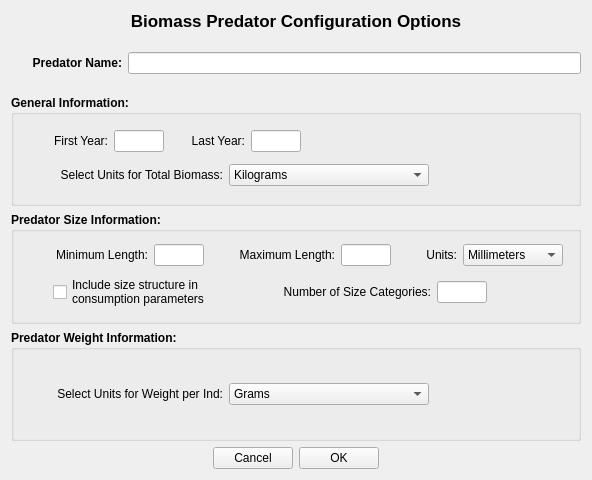
<?xml version="1.0" encoding="UTF-8"?>
<ui version="4.0">
 <class>Form</class>
 <widget class="QWidget" name="Form">
  <property name="geometry">
   <rect>
    <x>0</x>
    <y>0</y>
    <width>592</width>
    <height>480</height>
   </rect>
  </property>
  <property name="windowTitle">
   <string>Form</string>
  </property>
  <layout class="QVBoxLayout" name="verticalLayout_4">
   <item>
    <widget class="QLabel" name="label_11">
     <property name="sizePolicy">
      <sizepolicy hsizetype="Expanding" vsizetype="Fixed">
       <horstretch>0</horstretch>
       <verstretch>0</verstretch>
      </sizepolicy>
     </property>
     <property name="font">
      <font>
       <pointsize>13</pointsize>
       <weight>75</weight>
       <bold>true</bold>
      </font>
     </property>
     <property name="text">
      <string>Biomass Predator Configuration Options</string>
     </property>
     <property name="alignment">
      <set>Qt::AlignCenter</set>
     </property>
    </widget>
   </item>
   <item>
    <spacer name="verticalSpacer_3">
     <property name="orientation">
      <enum>Qt::Vertical</enum>
     </property>
     <property name="sizeType">
      <enum>QSizePolicy::Fixed</enum>
     </property>
     <property name="sizeHint" stdset="0">
      <size>
       <width>20</width>
       <height>15</height>
      </size>
     </property>
    </spacer>
   </item>
   <item>
    <layout class="QHBoxLayout" name="horizontalLayout_5">
     <item>
      <widget class="QLabel" name="label">
       <property name="sizePolicy">
        <sizepolicy hsizetype="Fixed" vsizetype="Preferred">
         <horstretch>0</horstretch>
         <verstretch>0</verstretch>
        </sizepolicy>
       </property>
       <property name="minimumSize">
        <size>
         <width>111</width>
         <height>0</height>
        </size>
       </property>
       <property name="maximumSize">
        <size>
         <width>111</width>
         <height>16777215</height>
        </size>
       </property>
       <property name="font">
        <font>
         <weight>75</weight>
         <bold>true</bold>
        </font>
       </property>
       <property name="text">
        <string>Predator Name:</string>
       </property>
       <property name="alignment">
        <set>Qt::AlignRight|Qt::AlignTrailing|Qt::AlignVCenter</set>
       </property>
      </widget>
     </item>
     <item>
      <widget class="QLineEdit" name="SpeciesLE">
       <property name="toolTip">
        <string>The name of the new biomass predator species.  Must be different from a biomass predator already listed.</string>
       </property>
       <property name="statusTip">
        <string>The name of the new biomass predator species.  Must be different from a biomass predator already listed.</string>
       </property>
      </widget>
     </item>
    </layout>
   </item>
   <item>
    <spacer name="verticalSpacer_2">
     <property name="orientation">
      <enum>Qt::Vertical</enum>
     </property>
     <property name="sizeType">
      <enum>QSizePolicy::Fixed</enum>
     </property>
     <property name="sizeHint" stdset="0">
      <size>
       <width>20</width>
       <height>15</height>
      </size>
     </property>
    </spacer>
   </item>
   <item>
    <widget class="QGroupBox" name="groupBox">
     <property name="font">
      <font>
       <weight>75</weight>
       <bold>true</bold>
      </font>
     </property>
     <property name="title">
      <string>General Information:</string>
     </property>
     <layout class="QVBoxLayout" name="verticalLayout">
      <item>
       <layout class="QHBoxLayout" name="horizontalLayout_2">
        <item>
         <widget class="QLabel" name="label_2">
          <property name="sizePolicy">
           <sizepolicy hsizetype="Fixed" vsizetype="Preferred">
            <horstretch>0</horstretch>
            <verstretch>0</verstretch>
           </sizepolicy>
          </property>
          <property name="minimumSize">
           <size>
            <width>85</width>
            <height>0</height>
           </size>
          </property>
          <property name="maximumSize">
           <size>
            <width>85</width>
            <height>16777215</height>
           </size>
          </property>
          <property name="font">
           <font>
            <weight>50</weight>
            <bold>false</bold>
           </font>
          </property>
          <property name="text">
           <string>First Year:</string>
          </property>
          <property name="alignment">
           <set>Qt::AlignRight|Qt::AlignTrailing|Qt::AlignVCenter</set>
          </property>
         </widget>
        </item>
        <item>
         <widget class="QLineEdit" name="FirstYearLE">
          <property name="sizePolicy">
           <sizepolicy hsizetype="Fixed" vsizetype="Fixed">
            <horstretch>0</horstretch>
            <verstretch>0</verstretch>
           </sizepolicy>
          </property>
          <property name="minimumSize">
           <size>
            <width>50</width>
            <height>0</height>
           </size>
          </property>
          <property name="maximumSize">
           <size>
            <width>50</width>
            <height>16777215</height>
           </size>
          </property>
          <property name="font">
           <font>
            <weight>50</weight>
            <bold>false</bold>
           </font>
          </property>
          <property name="toolTip">
           <string>The First Year of data must be &gt; 0 and &lt; the Last Year value.</string>
          </property>
          <property name="statusTip">
           <string>The First Year of data must be &gt; 0 and &lt; the Last Year value.</string>
          </property>
         </widget>
        </item>
        <item>
         <widget class="QLabel" name="label_3">
          <property name="sizePolicy">
           <sizepolicy hsizetype="Fixed" vsizetype="Preferred">
            <horstretch>0</horstretch>
            <verstretch>0</verstretch>
           </sizepolicy>
          </property>
          <property name="minimumSize">
           <size>
            <width>75</width>
            <height>0</height>
           </size>
          </property>
          <property name="maximumSize">
           <size>
            <width>75</width>
            <height>16777215</height>
           </size>
          </property>
          <property name="font">
           <font>
            <weight>50</weight>
            <bold>false</bold>
           </font>
          </property>
          <property name="text">
           <string>Last Year:</string>
          </property>
          <property name="alignment">
           <set>Qt::AlignRight|Qt::AlignTrailing|Qt::AlignVCenter</set>
          </property>
         </widget>
        </item>
        <item>
         <widget class="QLineEdit" name="LastYearLE">
          <property name="sizePolicy">
           <sizepolicy hsizetype="Fixed" vsizetype="Fixed">
            <horstretch>0</horstretch>
            <verstretch>0</verstretch>
           </sizepolicy>
          </property>
          <property name="minimumSize">
           <size>
            <width>50</width>
            <height>0</height>
           </size>
          </property>
          <property name="maximumSize">
           <size>
            <width>50</width>
            <height>16777215</height>
           </size>
          </property>
          <property name="font">
           <font>
            <weight>50</weight>
            <bold>false</bold>
           </font>
          </property>
          <property name="toolTip">
           <string>The Last Year of data must be &gt; 0 and &gt; the First Year value.</string>
          </property>
          <property name="statusTip">
           <string>The Last Year of data must be &gt; 0 and &gt; the First Year value.</string>
          </property>
         </widget>
        </item>
        <item>
         <spacer name="horizontalSpacer_2">
          <property name="orientation">
           <enum>Qt::Horizontal</enum>
          </property>
          <property name="sizeHint" stdset="0">
           <size>
            <width>40</width>
            <height>20</height>
           </size>
          </property>
         </spacer>
        </item>
       </layout>
      </item>
      <item>
       <layout class="QHBoxLayout" name="horizontalLayout_3">
        <item>
         <widget class="QLabel" name="label_7">
          <property name="sizePolicy">
           <sizepolicy hsizetype="Fixed" vsizetype="Preferred">
            <horstretch>0</horstretch>
            <verstretch>0</verstretch>
           </sizepolicy>
          </property>
          <property name="minimumSize">
           <size>
            <width>200</width>
            <height>0</height>
           </size>
          </property>
          <property name="maximumSize">
           <size>
            <width>125</width>
            <height>16777215</height>
           </size>
          </property>
          <property name="font">
           <font>
            <weight>50</weight>
            <bold>false</bold>
           </font>
          </property>
          <property name="text">
           <string>Select Units for Total Biomass:</string>
          </property>
          <property name="alignment">
           <set>Qt::AlignRight|Qt::AlignTrailing|Qt::AlignVCenter</set>
          </property>
         </widget>
        </item>
        <item>
         <widget class="QComboBox" name="WeightUnitsCMB">
          <property name="sizePolicy">
           <sizepolicy hsizetype="Fixed" vsizetype="Fixed">
            <horstretch>0</horstretch>
            <verstretch>0</verstretch>
           </sizepolicy>
          </property>
          <property name="minimumSize">
           <size>
            <width>200</width>
            <height>0</height>
           </size>
          </property>
          <property name="maximumSize">
           <size>
            <width>200</width>
            <height>16777215</height>
           </size>
          </property>
          <property name="font">
           <font>
            <weight>50</weight>
            <bold>false</bold>
           </font>
          </property>
          <item>
           <property name="text">
            <string>Kilograms</string>
           </property>
          </item>
          <item>
           <property name="text">
            <string>Metric Tons (000 kg)</string>
           </property>
          </item>
          <item>
           <property name="text">
            <string>000 Metric Tons</string>
           </property>
          </item>
         </widget>
        </item>
        <item>
         <spacer name="horizontalSpacer_4">
          <property name="orientation">
           <enum>Qt::Horizontal</enum>
          </property>
          <property name="sizeHint" stdset="0">
           <size>
            <width>40</width>
            <height>20</height>
           </size>
          </property>
         </spacer>
        </item>
       </layout>
      </item>
     </layout>
    </widget>
   </item>
   <item>
    <widget class="QGroupBox" name="groupBox_2">
     <property name="font">
      <font>
       <weight>75</weight>
       <bold>true</bold>
      </font>
     </property>
     <property name="title">
      <string>Predator Size Information:</string>
     </property>
     <layout class="QVBoxLayout" name="verticalLayout_2">
      <item>
       <layout class="QHBoxLayout" name="horizontalLayout_4">
        <item>
         <widget class="QLabel" name="label_5">
          <property name="sizePolicy">
           <sizepolicy hsizetype="Fixed" vsizetype="Preferred">
            <horstretch>0</horstretch>
            <verstretch>0</verstretch>
           </sizepolicy>
          </property>
          <property name="minimumSize">
           <size>
            <width>125</width>
            <height>0</height>
           </size>
          </property>
          <property name="maximumSize">
           <size>
            <width>100</width>
            <height>16777215</height>
           </size>
          </property>
          <property name="font">
           <font>
            <weight>50</weight>
            <bold>false</bold>
           </font>
          </property>
          <property name="text">
           <string>Minimum Length:</string>
          </property>
          <property name="alignment">
           <set>Qt::AlignRight|Qt::AlignTrailing|Qt::AlignVCenter</set>
          </property>
         </widget>
        </item>
        <item>
         <widget class="QLineEdit" name="MinimumLengthLE">
          <property name="sizePolicy">
           <sizepolicy hsizetype="Fixed" vsizetype="Fixed">
            <horstretch>0</horstretch>
            <verstretch>0</verstretch>
           </sizepolicy>
          </property>
          <property name="minimumSize">
           <size>
            <width>50</width>
            <height>0</height>
           </size>
          </property>
          <property name="maximumSize">
           <size>
            <width>50</width>
            <height>16777215</height>
           </size>
          </property>
          <property name="font">
           <font>
            <weight>50</weight>
            <bold>false</bold>
           </font>
          </property>
          <property name="toolTip">
           <string>Must be &gt; 0.</string>
          </property>
          <property name="statusTip">
           <string>Must be &gt; 0.</string>
          </property>
          <property name="text">
           <string/>
          </property>
         </widget>
        </item>
        <item>
         <widget class="QLabel" name="label_6">
          <property name="sizePolicy">
           <sizepolicy hsizetype="Fixed" vsizetype="Preferred">
            <horstretch>0</horstretch>
            <verstretch>0</verstretch>
           </sizepolicy>
          </property>
          <property name="minimumSize">
           <size>
            <width>125</width>
            <height>0</height>
           </size>
          </property>
          <property name="maximumSize">
           <size>
            <width>100</width>
            <height>16777215</height>
           </size>
          </property>
          <property name="font">
           <font>
            <weight>50</weight>
            <bold>false</bold>
           </font>
          </property>
          <property name="text">
           <string>Maximum Length:</string>
          </property>
          <property name="alignment">
           <set>Qt::AlignRight|Qt::AlignTrailing|Qt::AlignVCenter</set>
          </property>
         </widget>
        </item>
        <item>
         <widget class="QLineEdit" name="MaximumLengthLE">
          <property name="sizePolicy">
           <sizepolicy hsizetype="Fixed" vsizetype="Fixed">
            <horstretch>0</horstretch>
            <verstretch>0</verstretch>
           </sizepolicy>
          </property>
          <property name="minimumSize">
           <size>
            <width>50</width>
            <height>0</height>
           </size>
          </property>
          <property name="maximumSize">
           <size>
            <width>50</width>
            <height>16777215</height>
           </size>
          </property>
          <property name="font">
           <font>
            <weight>50</weight>
            <bold>false</bold>
           </font>
          </property>
          <property name="text">
           <string/>
          </property>
         </widget>
        </item>
        <item>
         <widget class="QLabel" name="label_8">
          <property name="sizePolicy">
           <sizepolicy hsizetype="Fixed" vsizetype="Preferred">
            <horstretch>0</horstretch>
            <verstretch>0</verstretch>
           </sizepolicy>
          </property>
          <property name="minimumSize">
           <size>
            <width>60</width>
            <height>0</height>
           </size>
          </property>
          <property name="maximumSize">
           <size>
            <width>60</width>
            <height>16777215</height>
           </size>
          </property>
          <property name="font">
           <font>
            <weight>50</weight>
            <bold>false</bold>
           </font>
          </property>
          <property name="text">
           <string>Units:</string>
          </property>
          <property name="alignment">
           <set>Qt::AlignRight|Qt::AlignTrailing|Qt::AlignVCenter</set>
          </property>
         </widget>
        </item>
        <item>
         <widget class="QComboBox" name="LengthUnitsCMB">
          <property name="sizePolicy">
           <sizepolicy hsizetype="Fixed" vsizetype="Fixed">
            <horstretch>0</horstretch>
            <verstretch>0</verstretch>
           </sizepolicy>
          </property>
          <property name="minimumSize">
           <size>
            <width>100</width>
            <height>0</height>
           </size>
          </property>
          <property name="maximumSize">
           <size>
            <width>200</width>
            <height>16777215</height>
           </size>
          </property>
          <property name="font">
           <font>
            <weight>50</weight>
            <bold>false</bold>
           </font>
          </property>
          <item>
           <property name="text">
            <string>Millimeters</string>
           </property>
          </item>
          <item>
           <property name="text">
            <string>Centimeters</string>
           </property>
          </item>
          <item>
           <property name="text">
            <string>Inches</string>
           </property>
          </item>
         </widget>
        </item>
        <item>
         <spacer name="horizontalSpacer_8">
          <property name="orientation">
           <enum>Qt::Horizontal</enum>
          </property>
          <property name="sizeHint" stdset="0">
           <size>
            <width>40</width>
            <height>20</height>
           </size>
          </property>
         </spacer>
        </item>
       </layout>
      </item>
      <item>
       <layout class="QHBoxLayout" name="horizontalLayout_6">
        <item>
         <spacer name="horizontalSpacer_5">
          <property name="orientation">
           <enum>Qt::Horizontal</enum>
          </property>
          <property name="sizeType">
           <enum>QSizePolicy::Fixed</enum>
          </property>
          <property name="sizeHint" stdset="0">
           <size>
            <width>30</width>
            <height>20</height>
           </size>
          </property>
         </spacer>
        </item>
        <item>
         <widget class="QCheckBox" name="IncludeSizeStructCB">
          <property name="font">
           <font>
            <weight>50</weight>
            <bold>false</bold>
           </font>
          </property>
          <property name="text">
           <string>Include size structure in
consumption parameters</string>
          </property>
         </widget>
        </item>
        <item>
         <spacer name="horizontalSpacer_3">
          <property name="orientation">
           <enum>Qt::Horizontal</enum>
          </property>
          <property name="sizeType">
           <enum>QSizePolicy::Fixed</enum>
          </property>
          <property name="sizeHint" stdset="0">
           <size>
            <width>40</width>
            <height>20</height>
           </size>
          </property>
         </spacer>
        </item>
        <item>
         <widget class="QLabel" name="label_10">
          <property name="sizePolicy">
           <sizepolicy hsizetype="Fixed" vsizetype="Preferred">
            <horstretch>0</horstretch>
            <verstretch>0</verstretch>
           </sizepolicy>
          </property>
          <property name="minimumSize">
           <size>
            <width>175</width>
            <height>0</height>
           </size>
          </property>
          <property name="maximumSize">
           <size>
            <width>175</width>
            <height>16777215</height>
           </size>
          </property>
          <property name="font">
           <font>
            <weight>50</weight>
            <bold>false</bold>
           </font>
          </property>
          <property name="text">
           <string>Number of Size Categories:</string>
          </property>
          <property name="alignment">
           <set>Qt::AlignRight|Qt::AlignTrailing|Qt::AlignVCenter</set>
          </property>
         </widget>
        </item>
        <item>
         <widget class="QLineEdit" name="NumSizeCategoriesLE">
          <property name="maximumSize">
           <size>
            <width>50</width>
            <height>16777215</height>
           </size>
          </property>
          <property name="toolTip">
           <string>Must be &gt; 0.</string>
          </property>
          <property name="statusTip">
           <string>Must be &gt; 0.</string>
          </property>
         </widget>
        </item>
        <item>
         <spacer name="horizontalSpacer_7">
          <property name="orientation">
           <enum>Qt::Horizontal</enum>
          </property>
          <property name="sizeHint" stdset="0">
           <size>
            <width>40</width>
            <height>20</height>
           </size>
          </property>
         </spacer>
        </item>
       </layout>
      </item>
     </layout>
    </widget>
   </item>
   <item>
    <widget class="QGroupBox" name="groupBox_3">
     <property name="font">
      <font>
       <weight>75</weight>
       <bold>true</bold>
      </font>
     </property>
     <property name="title">
      <string>Predator Weight Information:</string>
     </property>
     <layout class="QVBoxLayout" name="verticalLayout_3">
      <item>
       <layout class="QHBoxLayout" name="horizontalLayout_7">
        <item>
         <widget class="QLabel" name="label_9">
          <property name="sizePolicy">
           <sizepolicy hsizetype="Fixed" vsizetype="Fixed">
            <horstretch>0</horstretch>
            <verstretch>0</verstretch>
           </sizepolicy>
          </property>
          <property name="minimumSize">
           <size>
            <width>200</width>
            <height>0</height>
           </size>
          </property>
          <property name="maximumSize">
           <size>
            <width>200</width>
            <height>16777215</height>
           </size>
          </property>
          <property name="font">
           <font>
            <weight>50</weight>
            <bold>false</bold>
           </font>
          </property>
          <property name="text">
           <string>Select Units for Weight per Ind:</string>
          </property>
          <property name="alignment">
           <set>Qt::AlignRight|Qt::AlignTrailing|Qt::AlignVCenter</set>
          </property>
         </widget>
        </item>
        <item>
         <widget class="QComboBox" name="WeightUnitsIndCMB">
          <property name="sizePolicy">
           <sizepolicy hsizetype="Fixed" vsizetype="Fixed">
            <horstretch>0</horstretch>
            <verstretch>0</verstretch>
           </sizepolicy>
          </property>
          <property name="minimumSize">
           <size>
            <width>200</width>
            <height>0</height>
           </size>
          </property>
          <property name="maximumSize">
           <size>
            <width>200</width>
            <height>16777215</height>
           </size>
          </property>
          <property name="font">
           <font>
            <weight>50</weight>
            <bold>false</bold>
           </font>
          </property>
          <item>
           <property name="text">
            <string>Grams</string>
           </property>
          </item>
          <item>
           <property name="text">
            <string>KIlograms</string>
           </property>
          </item>
          <item>
           <property name="text">
            <string>Pounds</string>
           </property>
          </item>
         </widget>
        </item>
        <item>
         <spacer name="horizontalSpacer_6">
          <property name="orientation">
           <enum>Qt::Horizontal</enum>
          </property>
          <property name="sizeHint" stdset="0">
           <size>
            <width>40</width>
            <height>20</height>
           </size>
          </property>
         </spacer>
        </item>
       </layout>
      </item>
     </layout>
    </widget>
   </item>
   <item>
    <spacer name="verticalSpacer">
     <property name="orientation">
      <enum>Qt::Vertical</enum>
     </property>
     <property name="sizeType">
      <enum>QSizePolicy::Fixed</enum>
     </property>
     <property name="sizeHint" stdset="0">
      <size>
       <width>20</width>
       <height>0</height>
      </size>
     </property>
    </spacer>
   </item>
   <item>
    <layout class="QHBoxLayout" name="horizontalLayout">
     <item>
      <spacer name="horizontalSpacer">
       <property name="orientation">
        <enum>Qt::Horizontal</enum>
       </property>
       <property name="sizeHint" stdset="0">
        <size>
         <width>40</width>
         <height>20</height>
        </size>
       </property>
      </spacer>
     </item>
     <item>
      <widget class="QPushButton" name="CancelPB">
       <property name="text">
        <string>Cancel</string>
       </property>
      </widget>
     </item>
     <item>
      <widget class="QPushButton" name="OkPB">
       <property name="text">
        <string>OK</string>
       </property>
      </widget>
     </item>
     <item>
      <spacer name="horizontalSpacer_9">
       <property name="orientation">
        <enum>Qt::Horizontal</enum>
       </property>
       <property name="sizeHint" stdset="0">
        <size>
         <width>40</width>
         <height>20</height>
        </size>
       </property>
      </spacer>
     </item>
    </layout>
   </item>
  </layout>
 </widget>
 <resources/>
 <connections/>
</ui>
